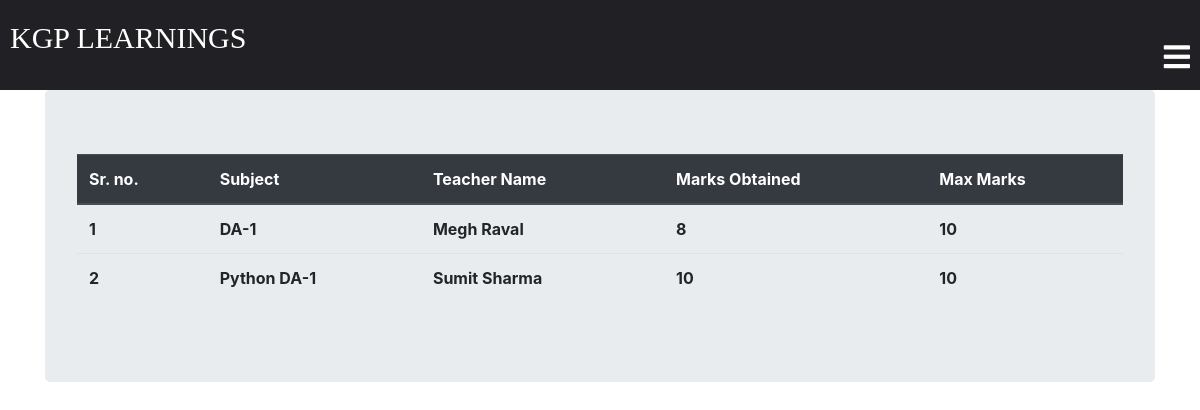
The app's page /classroom/student/3/all_marks (signed in) with its own data.
### classroom/models.py (models this page shows, shortened)
class StudentMarks(models.Model):
    teacher = models.ForeignKey(
        Teacher, related_name='given_marks', on_delete=models.CASCADE)
    marks_obtained = models.IntegerField()
    subject_name = models.CharField(max_length=250)
    maximum_marks = models.IntegerField()
    student = models.ForeignKey(
        Student, related_name="marks", on_delete=models.CASCADE)

class Teacher(models.Model):
    user = models.OneToOneField(
        User, on_delete=models.CASCADE, primary_key=True, related_name='Teacher')
    teacher_profile_pic = models.ImageField(
        upload_to="classroom/teacher_profile_pic", blank=True)
    subject_name = models.CharField(max_length=250)
    email = models.EmailField(max_length=254)
    name = models.CharField(max_length=250)
    class_students = models.ManyToManyField(Student, through="StudentsInClass")
    phone = models.IntegerField()

### classroom/views.py (the view)
# urls.py: path('student/<int:pk>/all_marks',views.StudentAllMarksList.as_view(),name="all_marks_list"),
class StudentAllMarksList(LoginRequiredMixin, DetailView):
    model = models.Student
    template_name = "student_allmarks_list.html"
    context_object_name = "student"

### template/student_allmarks_list.html
{% extends "base.html" %}
{% block content %}
<div class="container">
  <div class="jumbotron">
    {% if student.marks.count == 0 %}
    <h2>No marks are published yet!</h2>
    {% else %}
    <table class="table">
      <thead class="thead-dark">
        <tr>
          <th scope="col">Sr. no.</th>
          <th scope="col">Subject</th>
          <th scope="col">Teacher Name</th>
          <th scope="col">Marks Obtained</th>
          <th scope="col">Max Marks</th>
        </tr>
      </thead>
      <tbody>
        {% for object in student.marks.all %}
        <tr>
          <th scope="row">{{ forloop.counter }}</th>
          <th>{{ object.subject_name }}</th>
          <th>{{ object.teacher.name }}</th>
          <th>{{ object.marks_obtained }}</th>
          <th>{{ object.maximum_marks }}</th>
        </tr>
        {% endfor %}
      </tbody>
    </table>
    {% endif %}
  </div>
</div>
{% endblock %}

### records on screen
StudentMarks: subject_name "DA-1", teacher.name "Megh Raval", marks_obtained "8", maximum_marks "10"
StudentMarks: subject_name "Python DA-1", teacher.name "Sumit Sharma", marks_obtained "10", maximum_marks "10"
